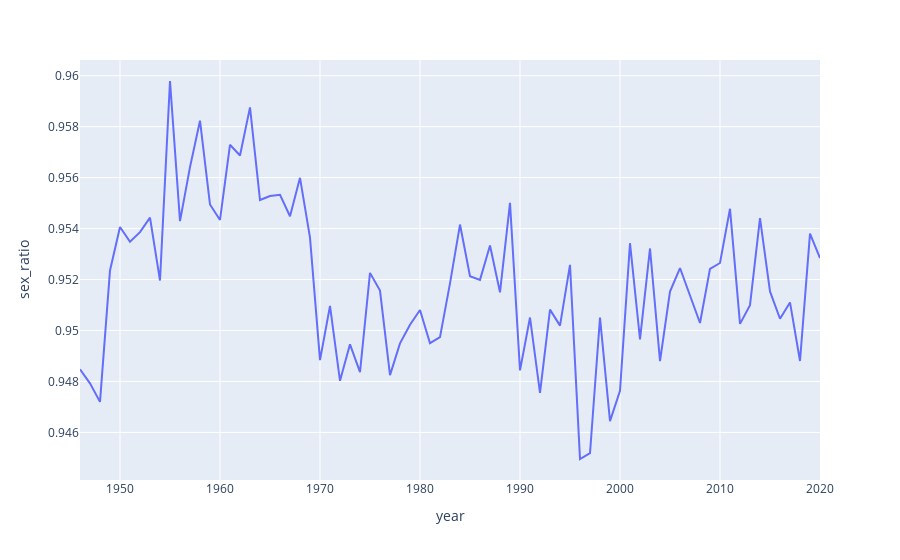

Notebook cell for this chart:
### Markdown cell above
**QUESTION:** Explore the fluctuations of sex ratio around its mean value since 1945.
Plot deviations of sex ratio around its mean since 1945 as a function of time.

### Code cell
female_birth_per_year = data[data['gender']=='Male'].groupby(['year']).sum()

data4 =  data[data['gender']=='Female'].groupby(['year']).sum() / female_birth_per_year
data4 = data4.rename(columns={"count":"sex_ratio"})
data4 = data4[1946:]
# We removed the 1945 year for scaling issues

data4.plot(y='sex_ratio')

### Figure 1 — Plotly figure (JSON) as saved in the notebook; plotly's stock layout.template omitted (floating-point values rounded to 4 significant figures)
{"data": [{"hovertemplate": "year=%{x}<br>sex_ratio=%{y}<extra></extra>", "legendgroup": "", "line": {"color": "#636efa", "dash": "solid"}, "mode": "lines", "name": "", "orientation": "v", "showlegend": false, "type": "scatter", "x": [1946, 1947, 1948, 1949, 1950, 1951, 1952, 1953, 1954, 1955, 1956, 1957, 1958, 1959, 1960, 1961, 1962, 1963, 1964, 1965, 1966, 1967, 1968, 1969, 1970, 1971, 1972, 1973, 1974, 1975, 1976, 1977, 1978, 1979, 1980, 1981, 1982, 1983, 1984, 1985, 1986, 1987, 1988, 1989, 1990, 1991, 1992, 1993, 1994, 1995, 1996, 1997, 1998, 1999, 2000, 2001, 2002, 2003, 2004, 2005, 2006, 2007, 2008, 2009, 2010, 2011, 2012, 2013, 2014, 2015, 2016, 2017, 2018, 2019, 2020], "xaxis": "x", "y": [0.9485, 0.9479, 0.9472, 0.9524, 0.9541, 0.9535, 0.9539, 0.9544, 0.952, 0.9598, 0.9543, 0.9564, 0.9582, 0.9549, 0.9543, 0.9573, 0.9569, 0.9588, 0.9551, 0.9553, 0.9553, 0.9545, 0.956, 0.9536, 0.9488, 0.951, 0.948, 0.9495, 0.9484, 0.9523, 0.9516, 0.9482, 0.9495, 0.9502, 0.9508, 0.9495, 0.9497, 0.9518, 0.9542, 0.9521, 0.952, 0.9533, 0.9515, 0.955, 0.9484, 0.9505, 0.9475, 0.9508, 0.9502, 0.9526, 0.945, 0.9452, 0.9505, 0.9464, 0.9476, 0.9534, 0.9497, 0.9532, 0.9488, 0.9515, 0.9525, 0.9514, 0.9503, 0.9524, 0.9526, 0.9548, 0.9503, 0.951, 0.9544, 0.9515, 0.9505, 0.9511, 0.9488, 0.9538, 0.9528], "yaxis": "y"}], "layout": {"legend": {"tracegroupgap": 0}, "margin": {"t": 60}, "xaxis": {"anchor": "y", "domain": [0, 1], "title": {"text": "year"}}, "yaxis": {"anchor": "x", "domain": [0, 1], "title": {"text": "sex_ratio"}}}}
